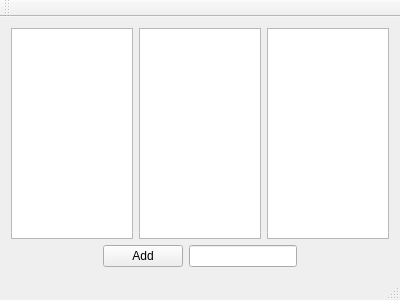
<?xml version="1.0" encoding="UTF-8"?>
<ui version="4.0">
 <class>MainWindow</class>
 <widget class="QMainWindow" name="MainWindow">
  <property name="geometry">
   <rect>
    <x>0</x>
    <y>0</y>
    <width>400</width>
    <height>300</height>
   </rect>
  </property>
  <property name="windowTitle">
   <string>MainWindow</string>
  </property>
  <widget class="QWidget" name="centralWidget">
   <layout class="QVBoxLayout" name="verticalLayout">
    <item>
     <layout class="QHBoxLayout" name="horizontalLayout_2">
      <item>
       <widget class="QListView" name="listView"/>
      </item>
      <item>
       <widget class="QTableView" name="tableView"/>
      </item>
      <item>
       <widget class="QTreeView" name="treeView"/>
      </item>
     </layout>
    </item>
    <item>
     <layout class="QHBoxLayout" name="horizontalLayout">
      <item>
       <spacer name="horizontalSpacer">
        <property name="orientation">
         <enum>Qt::Horizontal</enum>
        </property>
        <property name="sizeHint" stdset="0">
         <size>
          <width>40</width>
          <height>20</height>
         </size>
        </property>
       </spacer>
      </item>
      <item>
       <widget class="QPushButton" name="pushButton">
        <property name="text">
         <string>Add</string>
        </property>
       </widget>
      </item>
      <item>
       <widget class="QLineEdit" name="lineEdit"/>
      </item>
      <item>
       <spacer name="horizontalSpacer_2">
        <property name="orientation">
         <enum>Qt::Horizontal</enum>
        </property>
        <property name="sizeHint" stdset="0">
         <size>
          <width>40</width>
          <height>20</height>
         </size>
        </property>
       </spacer>
      </item>
     </layout>
    </item>
   </layout>
  </widget>
  <widget class="QMenuBar" name="menuBar">
   <property name="geometry">
    <rect>
     <x>0</x>
     <y>0</y>
     <width>400</width>
     <height>25</height>
    </rect>
   </property>
  </widget>
  <widget class="QToolBar" name="mainToolBar">
   <attribute name="toolBarArea">
    <enum>TopToolBarArea</enum>
   </attribute>
   <attribute name="toolBarBreak">
    <bool>false</bool>
   </attribute>
  </widget>
  <widget class="QStatusBar" name="statusBar"/>
 </widget>
 <layoutdefault spacing="6" margin="11"/>
 <resources/>
 <connections/>
</ui>
